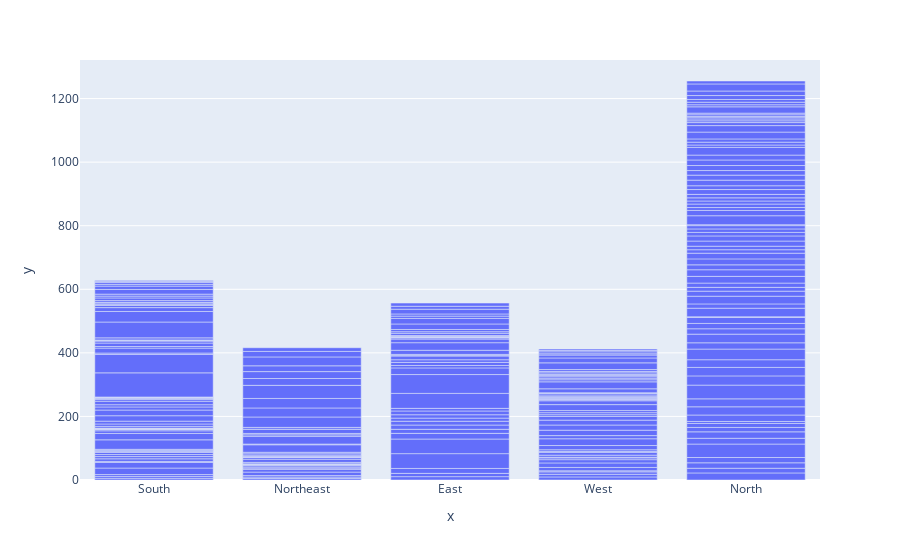

Source (notebook cell):
### Code cell
px.bar(x=data['Region.1'] , y = data[' Estimated Unemployment Rate (%)'])

### Figure 1 — Plotly figure (JSON) as saved in the notebook; plotly's stock layout.template omitted (floating-point values rounded to 4 significant figures; data arrays with more than 128 entries replaced by an {"elided": "..."} marker saying what was removed)
{"data": [{"alignmentgroup": "True", "hovertemplate": "x=%{x}<br>y=%{y}<extra></extra>", "legendgroup": "", "marker": {"color": "#636efa", "pattern": {"shape": ""}}, "name": "", "offsetgroup": "", "orientation": "v", "showlegend": false, "textposition": "auto", "type": "bar", "x": {"elided": "267 str values"}, "xaxis": "x", "y": {"elided": "267 float values"}, "yaxis": "y"}], "layout": {"barmode": "relative", "legend": {"tracegroupgap": 0}, "margin": {"t": 60}, "xaxis": {"anchor": "y", "domain": [0, 1], "title": {"text": "x"}}, "yaxis": {"anchor": "x", "domain": [0, 1], "title": {"text": "y"}}}}
